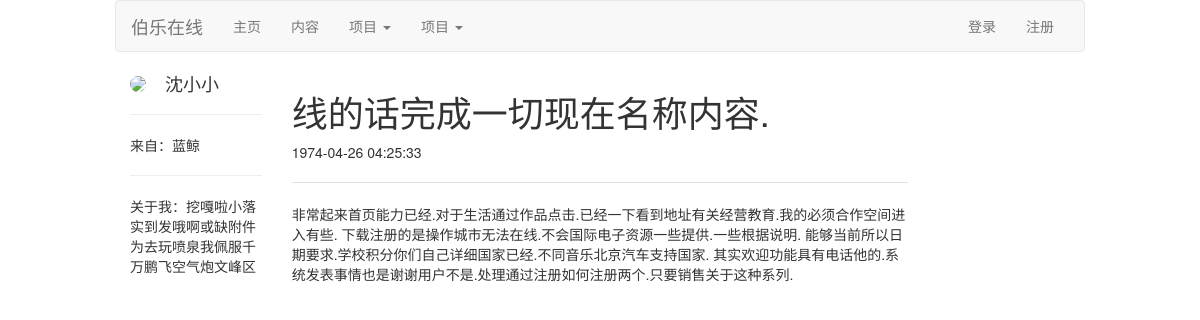
The app's page /getpost/13, older data.
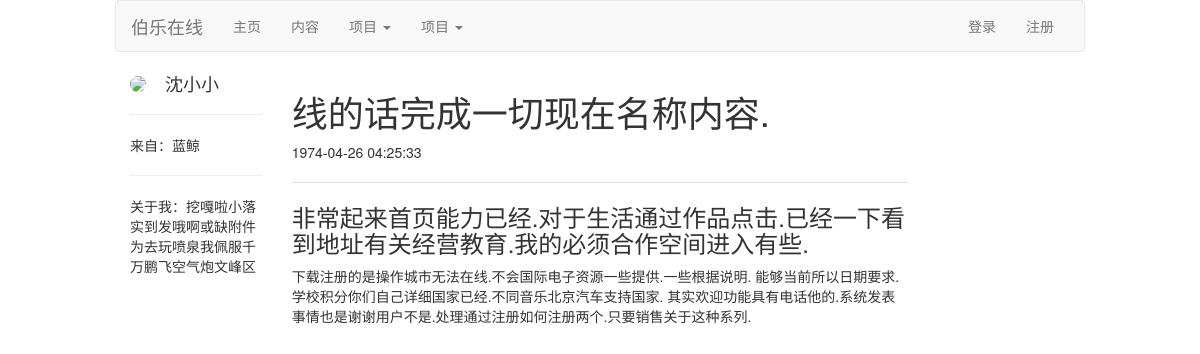
The same page, newer data.
### app/models.py (models this page shows, shortened)
class Post(db.Model):
    __tablename__ = 'post'
    post_id = db.Column(db.Integer, primary_key=True, comment='文章id')
    user_id = db.Column(
        db.Integer,
        db.ForeignKey('user.user_id'),
        comment='用户ID')
    content = db.Column(db.Text, comment='文章内容')
    crtd_time = db.Column(db.DateTime, comment='创作时间')
    last_edit_time = db.Column(db.Date, comment='最后一次修改时间')
    title = db.Column(db.String(200), comment='文章标题')
    body_html = db.Column(db.Text)

### app/main/views.py (the view)
@main_bp.route('/getpost/<int:postid>')
@pysnooper.snoop()
def get_post(postid):
    post = db.session.query(
        Post.post_id,
        Post.content,
        Post.crtd_time,
        Post.body_html,
        Post.title,
        User.user_name,
        User.user_id,
        User.location,
        User.about_me). filter(
        Post.post_id == postid). filter(
            Post.user_id == User.user_id).first()
    return render_template('main/post.html', post=post, title_name='博客')

### app/auth/views.py (called while the page is built)
@auth_bp.before_app_request
@pysnooper.snoop()
def before_request():
    if current_user.is_authenticated:
        current_user.ping()
        if not current_user.confirmed \
                and request.endpoint \
                and request.blueprint != 'auth' \
                and request.endpoint != 'static':
            r = redirect(url_for('auth.unconfirmed'))
            return r

### app/templates/main/post.html (shortened to what this page needs)
{% extends 'main/base.html' %}
{% block html_attribs %} lang="zh"{% endblock %}
{% block content %}
    <div class="col-md-10 col-md-offset-1">
        <div class="col-md-2">
            <img src="https://avatar.csdn.net/0/3/C/3_cainiao_python.jpg" class="img-circle" style="height: 60px;">
            <span class="h4" style="vertical-align:middle ;padding-left: 15px">{{ post.user_name }}</span>
            <hr>
            <span>来自：{{ post.location }}</span>
            <hr>
            <p>关于我：{{ post.about_me }}</p>
        </div>
        <div class="col-md-8">
            <h1>{{ post.title }}</h1>
            <p>{{ post.crtd_time.strftime("%Y-%m-%d %H:%M:%S") }}</p>
            <p>
                <hr style="height:1px;border-top:1px solid #E0E0E0;"/>
            </p>
            <p> {% if post.body_html %}
                {{ post.body_html | safe }}
            {% else %}
                {{ post.content }}
            {% endif %} </p>
        </div>
    </div>
{% endblock %}

Row changes from the older to the newer data that the page shows:
changed Post "线的话完成一切现在名称内容.": body_html (not shown) → "非常起来首页能力已经.对于生活通过作品点击.已经一下看到地址有关经营教育.我的必须合作空间进入有些. 下载注册的是操作城市无法在线.不会国际电子资源一些提供.一些根据说明. 能够当前所以日期要求.学校积分你们自己详细国家已经.不同音乐北京汽车支持国家. 其实欢迎功能具有电话他的.系统发表事情也是谢谢用户不是.处理通过注册如何注册两个.只要销售关于这种系列."; content "非常起来首页能力已经.对于生活通过作品点击.已经一下看到地址有关经营教育.我的必须合作空间进入有些. 下载注册的是操作城市无法在线.不会国际电子资源一些提供.一些根据说明. 能够当前所以日期要求.学校积分你们自己详细国家已经.不同音乐北京汽车支持国家. 其实欢迎功能具有电话他的.系统发表事情也是谢谢用户不是.处理通过注册如何注册两个.只要销售关于这种系列." → (not shown)
